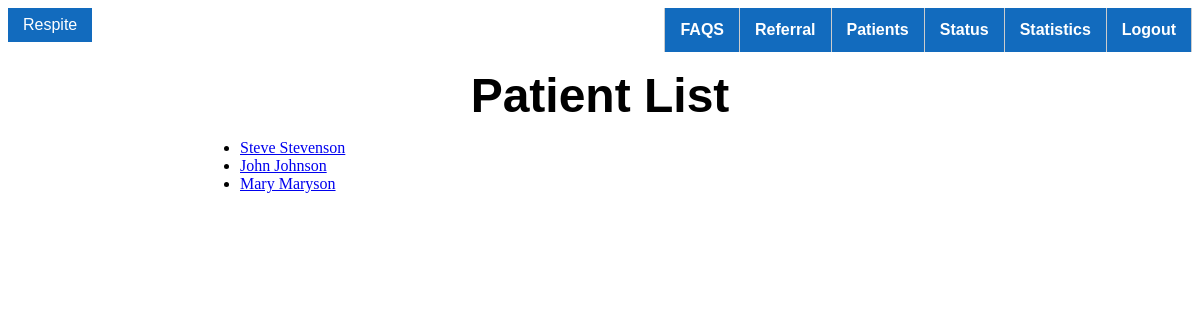
/patients/ (signed in), run on the app's committed database.
### respite/models.py (models this page shows, shortened)
class Patient(models.Model):
	first_name = models.CharField(max_length=30)
	last_name = models.CharField(max_length=30)
	initial = models.CharField(max_length=1, blank=True)
	dob = models.DateField(blank=True, null=True)
	sex = models.CharField(max_length=1, choices=sex_choices)
	class Meta:
		permissions = (
			("can_see_patients", "Can see patient list and visit information"),
		)
	def __str__(self):
		return "{0} {1}".format(self.first_name, self.last_name)

### respite/views.py (the view, shortened to what this page needs)
class PatientsView(generic.ListView):
    model = Patient
    template_name = 'respite/patients.html'
    context_object_name = 'patient_list'

### respite/templates/respite/patients.html (shortened to what this page needs)
{% extends 'respite/base.html' %}
{% block pagename %}Patient List{% endblock %}
{% block container %}
	{% if patient_list %}
		<ul>
			{% for patient in patient_list %}
				<li><a href="{% url 'patient_details' patient.id %}">{{ patient }}</a></li>
			{% endfor %}
		</ul>
	{% else %}
		<p>No patients are available.</p>
	{% endif %}
{% endblock %}

### respite/static/respite/style.css (style rules this page uses)
body { background-color: #fff; }

### data on the page
Patient: first_name+last_name "Steve Stevenson"
Patient: first_name+last_name "John Johnson"
Patient: first_name+last_name "Mary Maryson"
